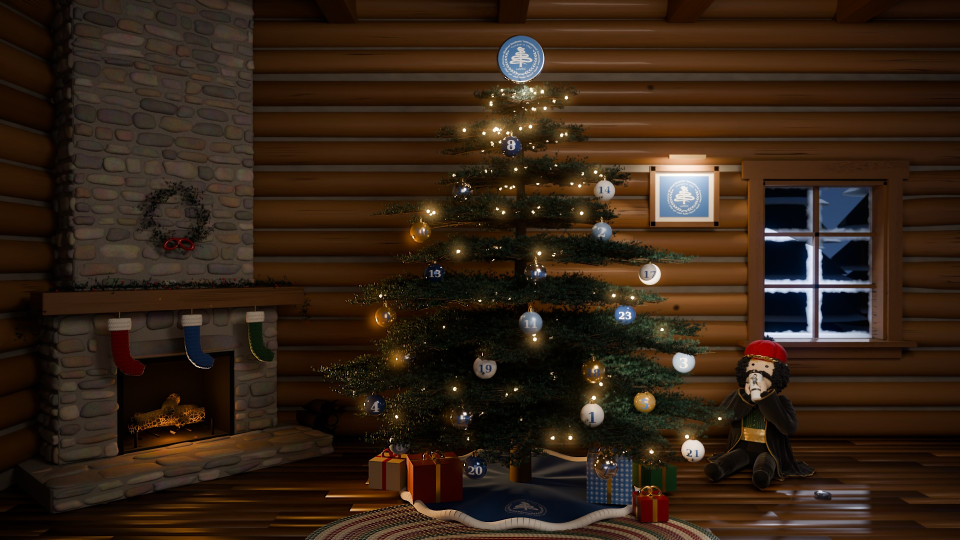
#> input picture site/assets/cabin/cabin-low.jpg, 1920 x 1080 px (shown at 1/2 size); its folder holds 6 pictures in this run
$ python make_share_card.py
#> lines starting #> are read from the running program, lines starting #| are printed output that depends on the picture
#!/usr/bin/env python3
"""Make the picture shown when the calendar's link is shared, and the small icons.

    python3 tools/make_share_card.py        (needs Pillow and numpy)

Run it after re-rendering the cabin. Writes site/assets/share-card.jpg (1200 x 630: the room
with the tree lights on, and the title in the calendar's fonts), icon-64.png (the cedar from the
emblem, for the browser tab) and icon-180.png (the emblem, for a phone's home screen).
The Alegreya fonts are downloaded once from the Google Fonts repository into build/fonts/.
"""
import os
import urllib.request

import numpy as np
from PIL import Image, ImageDraw, ImageFont

ROOT = os.path.dirname(os.path.dirname(os.path.abspath(__file__)))
ASSETS = os.path.join(ROOT, "site", "assets")
CABIN = os.path.join(ASSETS, "cabin")
FONTS = os.path.join(ROOT, "build", "fonts")
FONT_URL = "https://raw.githubusercontent.com/google/fonts/main/ofl/"


def font(path, size):
    local = os.path.join(FONTS, os.path.basename(path))
    if not os.path.exists(local):
        os.makedirs(FONTS, exist_ok=True)
        urllib.request.urlretrieve(FONT_URL + path, local)
    return ImageFont.truetype(local, size)


def room_lit():
    """The room as the page shows it once the tree lights are up (firelight half way)."""
    load = lambda name: np.asarray(Image.open(os.path.join(CABIN, name)).convert("RGB")).astype(np.float32) / 255
    base = load("cabin-low.jpg") * 0.5 + load("cabin-left.jpg") * 0.5
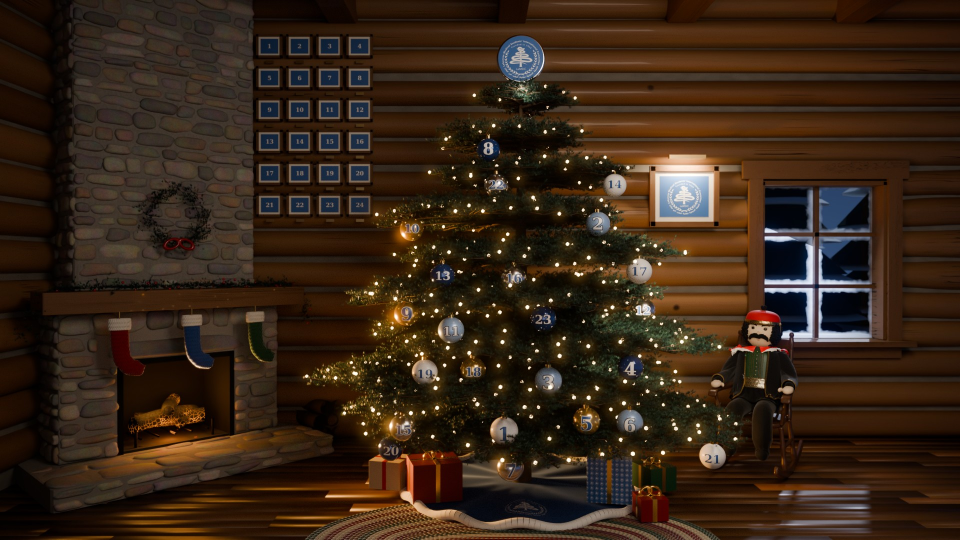
#> input picture site/assets/cabin/cabin-left.jpg, 1920 x 1080 px (shown at 1/2 size)
    a, b = load("cabin-glow-a.jpg"), load("cabin-glow-b.jpg")
    lit = 1 - (1 - base) * (1 - 0.72 * a) * (1 - 0.72 * b)
    return Image.fromarray((np.clip(lit, 0, 1) * 255).astype(np.uint8))


def main():
    card = room_lit().crop((0, 36, 1920, 1044)).resize((1200, 630), Image.LANCZOS)
#> in room_lit, `base = load("cabin-low.jpg") * 0.5 + load("cabin-left.jpg") * 0.5`:
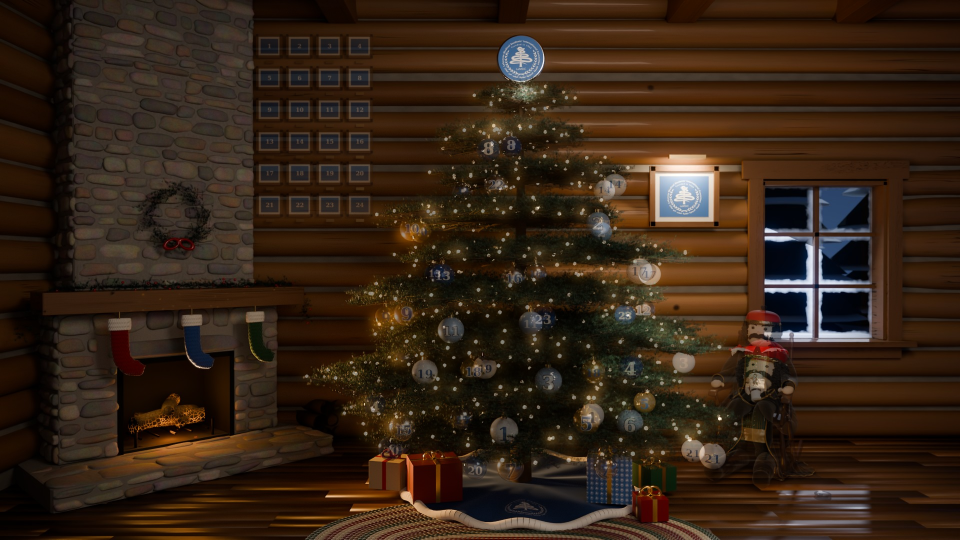
#> base: shape (1080, 1920, 3) float32 (shown at 1/2 size); mean R, G, B 0.21, 0.142, 0.0882
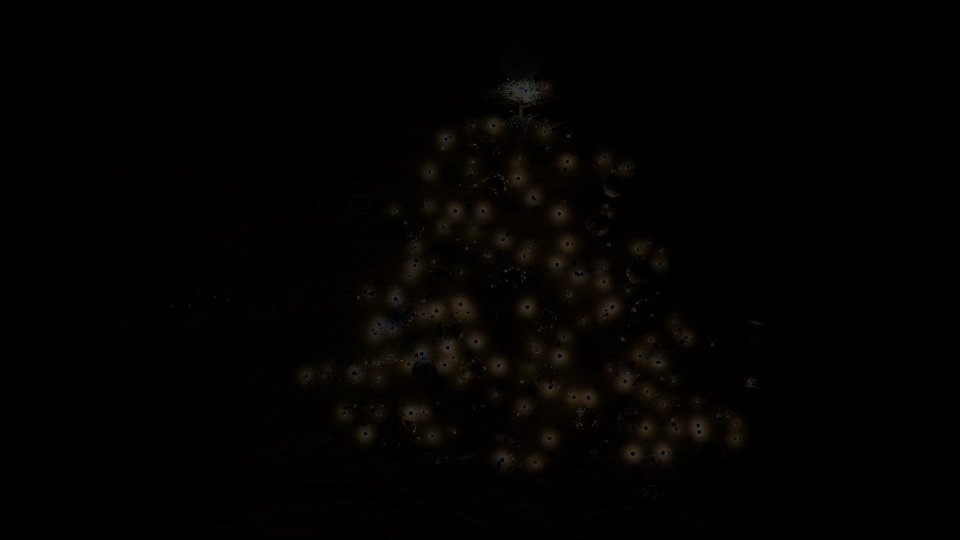
#> input picture site/assets/cabin/cabin-glow-a.jpg, 1920 x 1080 px (shown at 1/2 size)
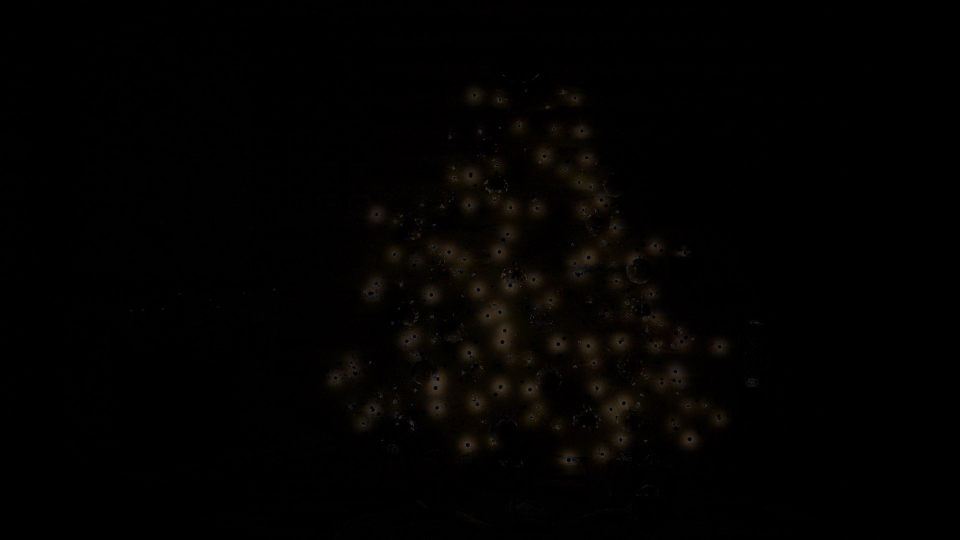
#> input picture site/assets/cabin/cabin-glow-b.jpg, 1920 x 1080 px (shown at 1/2 size)
#> in room_lit, `lit = 1 - (1 - base) * (1 - 0.72 * a) * (1 - 0.72 * b)`:
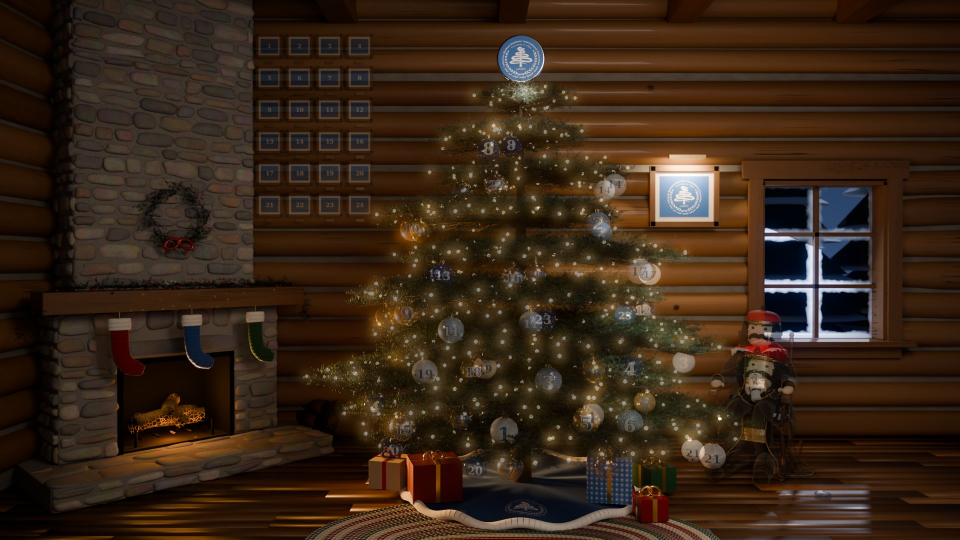
#> lit: shape (1080, 1920, 3) float32 (shown at 1/2 size); mean R, G, B 0.222, 0.152, 0.0939
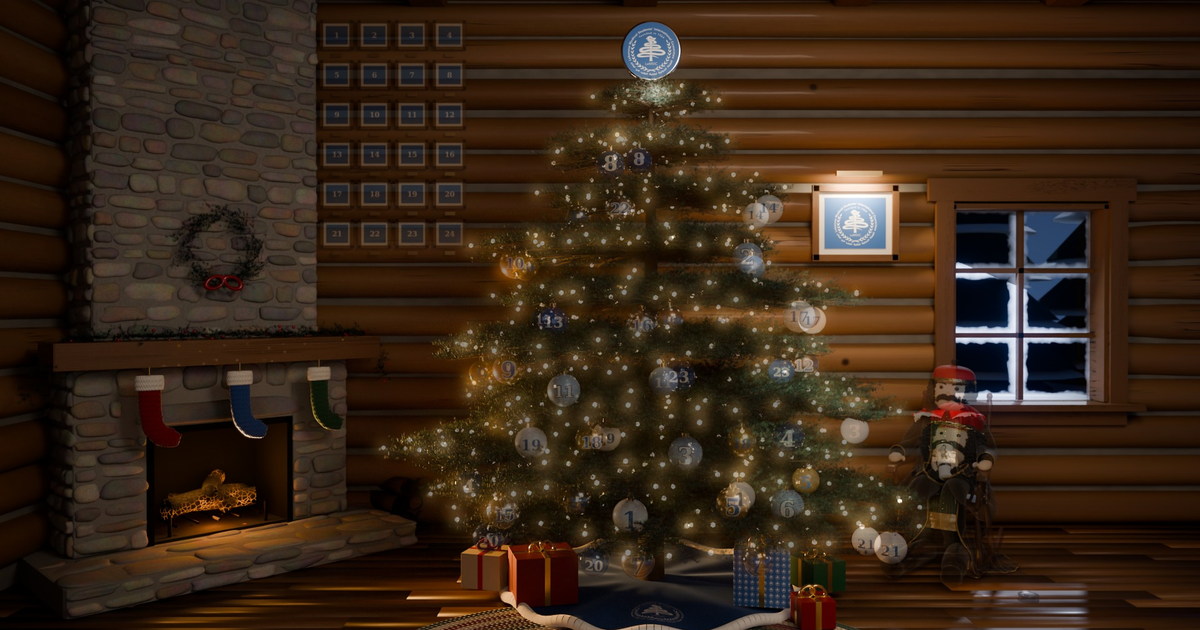
#> card: PIL image 1200x630 RGB; mean R, G, B 56.2, 38.4, 23.6
    arr = np.asarray(card).astype(np.float32) / 255
    shade = (np.clip((np.arange(630) - 400) / 170, 0, 1) ** 1.3 * 0.88)[:, None, None]
    arr = arr * (1 - shade) + np.array([13, 10, 8]) / 255 * shade         # a dark band for the title
    card = Image.fromarray((arr * 255).astype(np.uint8))
    d = ImageDraw.Draw(card)
    d.text((48, 486), "LeMSIC Advent Calendar", font=font("alegreyasc/AlegreyaSC-Bold.ttf", 66), fill=(242, 236, 228))
    d.text((50, 562), "One ornament a day  ·  1–24 December", font=font("alegreyasans/AlegreyaSans-Medium.ttf", 30),
           fill=(242, 162, 79))
    card.save(os.path.join(ASSETS, "share-card.jpg"), quality=88)
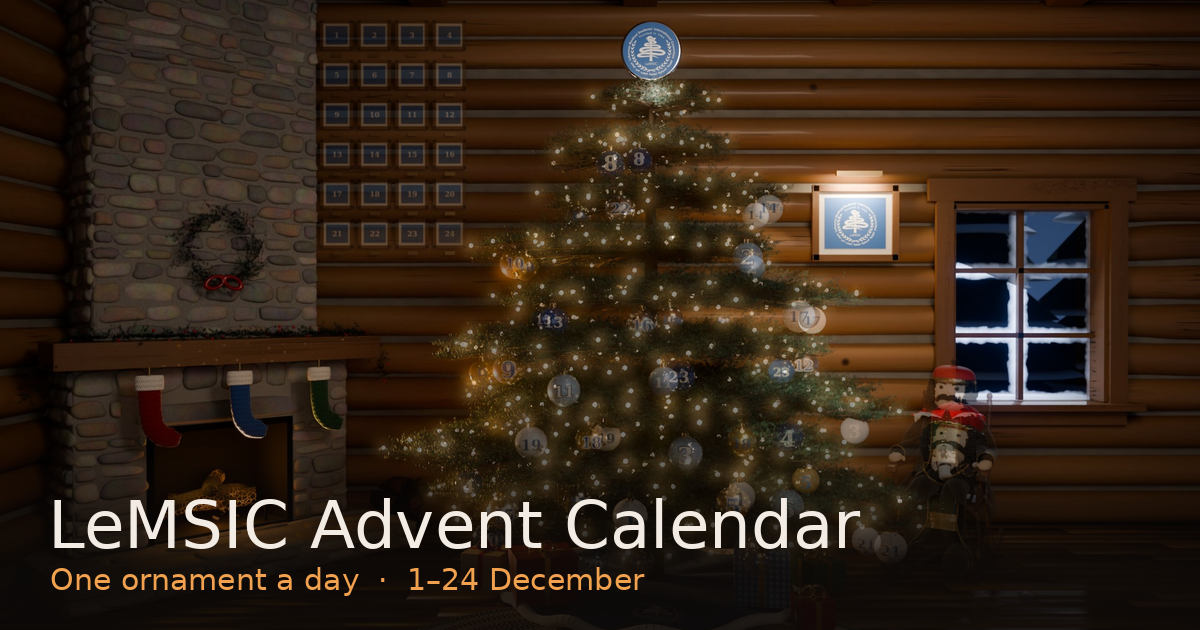
#> saved as share-card.jpg: PIL image 1200x630 RGB; mean R, G, B 53.2, 38, 25.1

#> (the run stopped early here; a loop or call above may not have finished)
